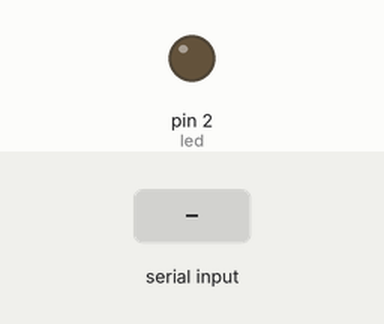
Simulated run of this sketch. Board: Arduino Uno, built with avr-gcc and run on an emulated ATmega328P. Shown: output pins drawn as LEDs (lit = HIGH). The inputs (shaded band) are chosen by the test bench.

Above: at 1.2 s.
1.3 s: "p" received over Serial
At 1.8 s:
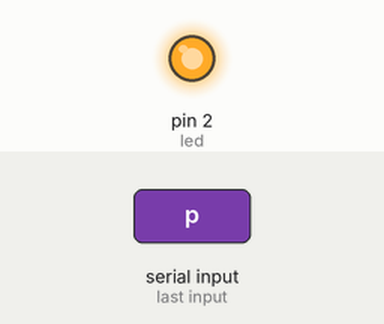
2.8 s: "a" received over Serial
At 4.1 s:
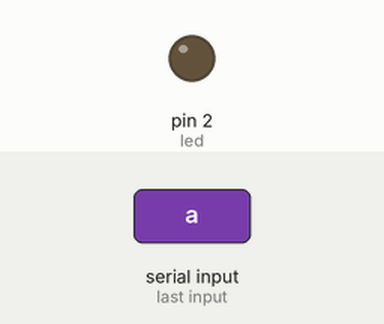
Timing chart, 0 to 5.8 s (numbered marks = the images above; inputs shaded):
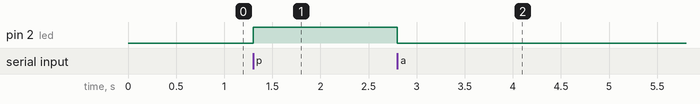

Measured:
- after the input at 1.3 s, pin 2 (led): LOW → HIGH at once
- after the input at 2.8 s, pin 2 (led): HIGH → LOW at once

The sketch:

Comunicacion_Arduino-Pyhton.ino
```cpp
int led = 2;

// Para leer lso datos de python
char opcion;

void setup() {
  Serial.begin(9600);
  pinMode(led,OUTPUT);
}

void loop() {
  if(Serial.available() > 0){
    opcion = Serial.read();

    if(opcion == 'p'){
      digitalWrite(led,HIGH);
    }
    if(opcion == 'a'){
      digitalWrite(led,LOW);
    }
  }
}
```
